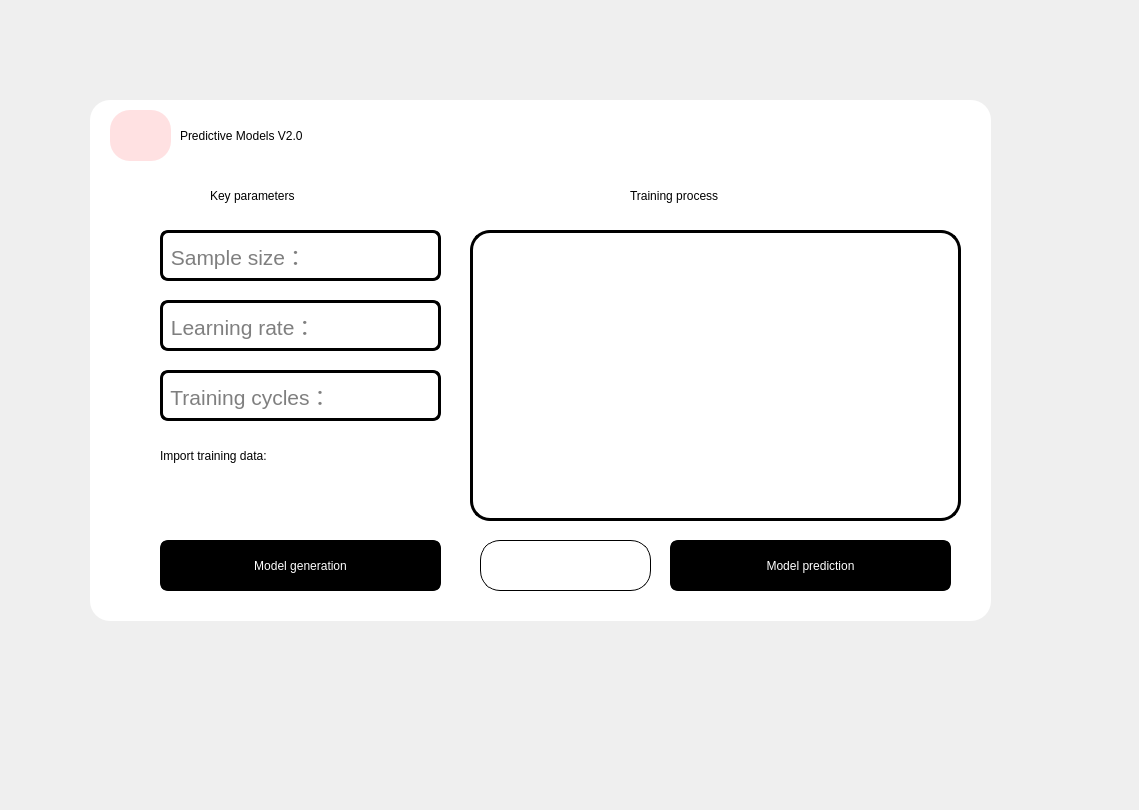
<?xml version="1.0" encoding="UTF-8"?>
<ui version="4.0">
 <class>RFID_mode</class>
 <widget class="QMainWindow" name="RFID_mode">
  <property name="geometry">
   <rect>
    <x>0</x>
    <y>0</y>
    <width>1139</width>
    <height>810</height>
   </rect>
  </property>
  <property name="windowTitle">
   <string>MainWindow</string>
  </property>
  <widget class="QWidget" name="centralwidget">
   <widget class="QFrame" name="frame">
    <property name="geometry">
     <rect>
      <x>90</x>
      <y>100</y>
      <width>901</width>
      <height>521</height>
     </rect>
    </property>
    <property name="styleSheet">
     <string notr="true">background-color: rgb(255, 255, 255);
border-radius:20px;</string>
    </property>
    <property name="frameShape">
     <enum>QFrame::StyledPanel</enum>
    </property>
    <property name="frameShadow">
     <enum>QFrame::Raised</enum>
    </property>
    <widget class="QStackedWidget" name="stackedWidget">
     <property name="geometry">
      <rect>
       <x>20</x>
       <y>70</y>
       <width>861</width>
       <height>431</height>
      </rect>
     </property>
     <property name="currentIndex">
      <number>0</number>
     </property>
     <widget class="QWidget" name="page">
      <widget class="QFrame" name="frame_2">
       <property name="geometry">
        <rect>
         <x>40</x>
         <y>0</y>
         <width>301</width>
         <height>361</height>
        </rect>
       </property>
       <property name="frameShape">
        <enum>QFrame::StyledPanel</enum>
       </property>
       <property name="frameShadow">
        <enum>QFrame::Raised</enum>
       </property>
       <widget class="QLineEdit" name="lineEdit_s">
        <property name="geometry">
         <rect>
          <x>10</x>
          <y>60</y>
          <width>281</width>
          <height>51</height>
         </rect>
        </property>
        <property name="font">
         <font>
          <pointsize>16</pointsize>
         </font>
        </property>
        <property name="styleSheet">
         <string notr="true">border:3px solid rgb(0,0,0);
border-radius:8px;</string>
        </property>
        <property name="placeholderText">
         <string> Sample size：</string>
        </property>
       </widget>
       <widget class="QLineEdit" name="lineEdit_l">
        <property name="geometry">
         <rect>
          <x>10</x>
          <y>130</y>
          <width>281</width>
          <height>51</height>
         </rect>
        </property>
        <property name="font">
         <font>
          <pointsize>16</pointsize>
         </font>
        </property>
        <property name="styleSheet">
         <string notr="true">border:3px solid rgb(0,0,0);
border-radius:8px;</string>
        </property>
        <property name="placeholderText">
         <string> Learning rate：</string>
        </property>
       </widget>
       <widget class="QLineEdit" name="lineEdit_t">
        <property name="geometry">
         <rect>
          <x>10</x>
          <y>200</y>
          <width>281</width>
          <height>51</height>
         </rect>
        </property>
        <property name="font">
         <font>
          <pointsize>16</pointsize>
         </font>
        </property>
        <property name="styleSheet">
         <string notr="true">border:3px solid rgb(0,0,0);
border-radius:8px;</string>
        </property>
        <property name="placeholderText">
         <string> Training cycles：</string>
        </property>
       </widget>
       <widget class="QLabel" name="label_3">
        <property name="geometry">
         <rect>
          <x>60</x>
          <y>10</y>
          <width>191</width>
          <height>31</height>
         </rect>
        </property>
        <property name="styleSheet">
         <string notr="true">font: 18pt &quot;Arial&quot;;</string>
        </property>
        <property name="text">
         <string>Key parameters</string>
        </property>
       </widget>
       <widget class="QLabel" name="label_4">
        <property name="geometry">
         <rect>
          <x>10</x>
          <y>270</y>
          <width>221</width>
          <height>31</height>
         </rect>
        </property>
        <property name="styleSheet">
         <string notr="true">font: 18pt &quot;Arial&quot;;</string>
        </property>
        <property name="text">
         <string>Import training data:</string>
        </property>
       </widget>
       <widget class="QPushButton" name="pushButton_import">
        <property name="geometry">
         <rect>
          <x>30</x>
          <y>310</y>
          <width>41</width>
          <height>41</height>
         </rect>
        </property>
        <property name="styleSheet">
         <string notr="true">border-image: url(:/images/images/imput.png);</string>
        </property>
        <property name="text">
         <string/>
        </property>
       </widget>
       <widget class="QPushButton" name="pushButton_update">
        <property name="geometry">
         <rect>
          <x>90</x>
          <y>310</y>
          <width>41</width>
          <height>41</height>
         </rect>
        </property>
        <property name="styleSheet">
         <string notr="true">border-image: url(:/images/images/update.png);
border:none;</string>
        </property>
        <property name="text">
         <string/>
        </property>
       </widget>
       <widget class="QPushButton" name="pushButton_close">
        <property name="geometry">
         <rect>
          <x>210</x>
          <y>310</y>
          <width>41</width>
          <height>41</height>
         </rect>
        </property>
        <property name="styleSheet">
         <string notr="true">border-image: url(:/images/images/clear.png);
border:none;</string>
        </property>
        <property name="text">
         <string/>
        </property>
       </widget>
       <widget class="QPushButton" name="pushButton_look">
        <property name="geometry">
         <rect>
          <x>150</x>
          <y>310</y>
          <width>41</width>
          <height>41</height>
         </rect>
        </property>
        <property name="styleSheet">
         <string notr="true">border-image: url(:/images/images/look.png);</string>
        </property>
        <property name="text">
         <string/>
        </property>
       </widget>
      </widget>
      <widget class="QPushButton" name="pushButton_2">
       <property name="geometry">
        <rect>
         <x>50</x>
         <y>370</y>
         <width>281</width>
         <height>51</height>
        </rect>
       </property>
       <property name="styleSheet">
        <string notr="true">#pushButton_2{
	font: 18pt &quot;Arial&quot;;
	background-color: rgb(0, 0, 0);
	color: rgb(255, 255, 255);
	border:3px solid rgb(0,0,0);
	border-radius:8px;
}
#pushButton_2:hover{
	background-color: rgb(255, 255, 255);
	color: rgb(0, 0, 0);
}
#pushButton_2:pressed{
	padding-top:5px;
	padding-left:5px;
}
</string>
       </property>
       <property name="text">
        <string>Model generation</string>
       </property>
      </widget>
      <widget class="QFrame" name="frame_3">
       <property name="geometry">
        <rect>
         <x>350</x>
         <y>0</y>
         <width>511</width>
         <height>361</height>
        </rect>
       </property>
       <property name="frameShape">
        <enum>QFrame::StyledPanel</enum>
       </property>
       <property name="frameShadow">
        <enum>QFrame::Raised</enum>
       </property>
       <widget class="QLabel" name="label_process">
        <property name="geometry">
         <rect>
          <x>170</x>
          <y>10</y>
          <width>191</width>
          <height>31</height>
         </rect>
        </property>
        <property name="styleSheet">
         <string notr="true">font: 18pt &quot;Arial&quot;;</string>
        </property>
        <property name="text">
         <string>Training process</string>
        </property>
       </widget>
       <widget class="QGraphicsView" name="graphicsView">
        <property name="geometry">
         <rect>
          <x>10</x>
          <y>60</y>
          <width>491</width>
          <height>291</height>
         </rect>
        </property>
        <property name="styleSheet">
         <string notr="true">
border:3px solid rgb(0,0,0);</string>
        </property>
       </widget>
      </widget>
      <widget class="QPushButton" name="pushButton_3">
       <property name="geometry">
        <rect>
         <x>560</x>
         <y>370</y>
         <width>281</width>
         <height>51</height>
        </rect>
       </property>
       <property name="styleSheet">
        <string notr="true">#pushButton_3{
	font: 18pt &quot;Arial&quot;;
	background-color: rgb(0, 0, 0);
	color: rgb(255, 255, 255);
	border:3px solid rgb(0,0,0);
	border-radius:8px;
}
#pushButton_3:hover{
	background-color: rgb(255, 255, 255);
	color: rgb(0, 0, 0);
}
#pushButton_3:pressed{
	padding-top:5px;
	padding-left:5px;
}
</string>
       </property>
       <property name="text">
        <string>Model prediction</string>
       </property>
      </widget>
      <widget class="QTextBrowser" name="textBrowser">
       <property name="geometry">
        <rect>
         <x>370</x>
         <y>370</y>
         <width>171</width>
         <height>51</height>
        </rect>
       </property>
       <property name="styleSheet">
        <string notr="true">border:1px solid rgb(0,0,0);</string>
       </property>
      </widget>
     </widget>
     <widget class="QWidget" name="page_2">
      <widget class="QFrame" name="frame_4">
       <property name="geometry">
        <rect>
         <x>0</x>
         <y>50</y>
         <width>841</width>
         <height>211</height>
        </rect>
       </property>
       <property name="frameShape">
        <enum>QFrame::StyledPanel</enum>
       </property>
       <property name="frameShadow">
        <enum>QFrame::Raised</enum>
       </property>
       <widget class="QLineEdit" name="lineEdit_11">
        <property name="geometry">
         <rect>
          <x>190</x>
          <y>50</y>
          <width>141</width>
          <height>31</height>
         </rect>
        </property>
        <property name="font">
         <font>
          <pointsize>16</pointsize>
         </font>
        </property>
        <property name="styleSheet">
         <string notr="true">border:3px solid rgb(0,0,0);
border-radius:8px;</string>
        </property>
        <property name="placeholderText">
         <string/>
        </property>
       </widget>
       <widget class="QLabel" name="label_8">
        <property name="geometry">
         <rect>
          <x>20</x>
          <y>50</y>
          <width>131</width>
          <height>31</height>
         </rect>
        </property>
        <property name="styleSheet">
         <string notr="true">font: 18pt &quot;Arial&quot;;</string>
        </property>
        <property name="text">
         <string>Antenna 1:</string>
        </property>
       </widget>
       <widget class="QLabel" name="label_9">
        <property name="geometry">
         <rect>
          <x>20</x>
          <y>90</y>
          <width>131</width>
          <height>31</height>
         </rect>
        </property>
        <property name="styleSheet">
         <string notr="true">font: 18pt &quot;Arial&quot;;</string>
        </property>
        <property name="text">
         <string>Antenna 2:</string>
        </property>
       </widget>
       <widget class="QLabel" name="label_10">
        <property name="geometry">
         <rect>
          <x>20</x>
          <y>130</y>
          <width>121</width>
          <height>31</height>
         </rect>
        </property>
        <property name="styleSheet">
         <string notr="true">font: 18pt &quot;Arial&quot;;</string>
        </property>
        <property name="text">
         <string>Antenna 3:</string>
        </property>
       </widget>
       <widget class="QLabel" name="label_11">
        <property name="geometry">
         <rect>
          <x>20</x>
          <y>170</y>
          <width>121</width>
          <height>31</height>
         </rect>
        </property>
        <property name="styleSheet">
         <string notr="true">font: 18pt &quot;Arial&quot;;</string>
        </property>
        <property name="text">
         <string>Antenna 4:</string>
        </property>
       </widget>
       <widget class="QLineEdit" name="lineEdit_12">
        <property name="geometry">
         <rect>
          <x>610</x>
          <y>50</y>
          <width>141</width>
          <height>31</height>
         </rect>
        </property>
        <property name="font">
         <font>
          <pointsize>16</pointsize>
         </font>
        </property>
        <property name="styleSheet">
         <string notr="true">border:3px solid rgb(0,0,0);
border-radius:8px;</string>
        </property>
        <property name="placeholderText">
         <string/>
        </property>
       </widget>
       <widget class="QLineEdit" name="lineEdit_13">
        <property name="geometry">
         <rect>
          <x>400</x>
          <y>50</y>
          <width>141</width>
          <height>31</height>
         </rect>
        </property>
        <property name="font">
         <font>
          <pointsize>16</pointsize>
         </font>
        </property>
        <property name="styleSheet">
         <string notr="true">border:3px solid rgb(0,0,0);
border-radius:8px;</string>
        </property>
        <property name="placeholderText">
         <string/>
        </property>
       </widget>
       <widget class="QLineEdit" name="lineEdit_14">
        <property name="geometry">
         <rect>
          <x>190</x>
          <y>90</y>
          <width>141</width>
          <height>31</height>
         </rect>
        </property>
        <property name="font">
         <font>
          <pointsize>16</pointsize>
         </font>
        </property>
        <property name="styleSheet">
         <string notr="true">border:3px solid rgb(0,0,0);
border-radius:8px;</string>
        </property>
        <property name="placeholderText">
         <string/>
        </property>
       </widget>
       <widget class="QLineEdit" name="lineEdit_15">
        <property name="geometry">
         <rect>
          <x>400</x>
          <y>90</y>
          <width>141</width>
          <height>31</height>
         </rect>
        </property>
        <property name="font">
         <font>
          <pointsize>16</pointsize>
         </font>
        </property>
        <property name="styleSheet">
         <string notr="true">border:3px solid rgb(0,0,0);
border-radius:8px;</string>
        </property>
        <property name="placeholderText">
         <string/>
        </property>
       </widget>
       <widget class="QLineEdit" name="lineEdit_16">
        <property name="geometry">
         <rect>
          <x>610</x>
          <y>90</y>
          <width>141</width>
          <height>31</height>
         </rect>
        </property>
        <property name="font">
         <font>
          <pointsize>16</pointsize>
         </font>
        </property>
        <property name="styleSheet">
         <string notr="true">border:3px solid rgb(0,0,0);
border-radius:8px;</string>
        </property>
        <property name="placeholderText">
         <string/>
        </property>
       </widget>
       <widget class="QLineEdit" name="lineEdit_17">
        <property name="geometry">
         <rect>
          <x>190</x>
          <y>130</y>
          <width>141</width>
          <height>31</height>
         </rect>
        </property>
        <property name="font">
         <font>
          <pointsize>16</pointsize>
         </font>
        </property>
        <property name="styleSheet">
         <string notr="true">border:3px solid rgb(0,0,0);
border-radius:8px;</string>
        </property>
        <property name="placeholderText">
         <string/>
        </property>
       </widget>
       <widget class="QLineEdit" name="lineEdit_18">
        <property name="geometry">
         <rect>
          <x>400</x>
          <y>130</y>
          <width>141</width>
          <height>31</height>
         </rect>
        </property>
        <property name="font">
         <font>
          <pointsize>16</pointsize>
         </font>
        </property>
        <property name="styleSheet">
         <string notr="true">border:3px solid rgb(0,0,0);
border-radius:8px;</string>
        </property>
        <property name="placeholderText">
         <string/>
        </property>
       </widget>
       <widget class="QLineEdit" name="lineEdit_19">
        <property name="geometry">
         <rect>
          <x>610</x>
          <y>130</y>
          <width>141</width>
          <height>31</height>
         </rect>
        </property>
        <property name="font">
         <font>
          <pointsize>16</pointsize>
         </font>
        </property>
        <property name="styleSheet">
         <string notr="true">border:3px solid rgb(0,0,0);
border-radius:8px;</string>
        </property>
        <property name="placeholderText">
         <string/>
        </property>
       </widget>
       <widget class="QLineEdit" name="lineEdit_20">
        <property name="geometry">
         <rect>
          <x>190</x>
          <y>170</y>
          <width>141</width>
          <height>31</height>
         </rect>
        </property>
        <property name="font">
         <font>
          <pointsize>16</pointsize>
         </font>
        </property>
        <property name="styleSheet">
         <string notr="true">border:3px solid rgb(0,0,0);
border-radius:8px;</string>
        </property>
        <property name="placeholderText">
         <string/>
        </property>
       </widget>
       <widget class="QLineEdit" name="lineEdit_21">
        <property name="geometry">
         <rect>
          <x>400</x>
          <y>170</y>
          <width>141</width>
          <height>31</height>
         </rect>
        </property>
        <property name="font">
         <font>
          <pointsize>16</pointsize>
         </font>
        </property>
        <property name="styleSheet">
         <string notr="true">border:3px solid rgb(0,0,0);
border-radius:8px;</string>
        </property>
        <property name="placeholderText">
         <string/>
        </property>
       </widget>
       <widget class="QLineEdit" name="lineEdit_22">
        <property name="geometry">
         <rect>
          <x>610</x>
          <y>170</y>
          <width>141</width>
          <height>31</height>
         </rect>
        </property>
        <property name="font">
         <font>
          <pointsize>16</pointsize>
         </font>
        </property>
        <property name="styleSheet">
         <string notr="true">border:3px solid rgb(0,0,0);
border-radius:8px;</string>
        </property>
        <property name="placeholderText">
         <string/>
        </property>
       </widget>
       <widget class="QLabel" name="label_12">
        <property name="geometry">
         <rect>
          <x>190</x>
          <y>10</y>
          <width>141</width>
          <height>31</height>
         </rect>
        </property>
        <property name="styleSheet">
         <string notr="true">font: 16pt &quot;Arial&quot;;</string>
        </property>
        <property name="text">
         <string>Signal strength</string>
        </property>
       </widget>
       <widget class="QLabel" name="label_13">
        <property name="geometry">
         <rect>
          <x>410</x>
          <y>10</y>
          <width>141</width>
          <height>31</height>
         </rect>
        </property>
        <property name="styleSheet">
         <string notr="true">font: 16pt &quot;Arial&quot;;</string>
        </property>
        <property name="text">
         <string>Antenna angle</string>
        </property>
       </widget>
       <widget class="QLabel" name="label_14">
        <property name="geometry">
         <rect>
          <x>600</x>
          <y>10</y>
          <width>171</width>
          <height>31</height>
         </rect>
        </property>
        <property name="styleSheet">
         <string notr="true">font: 16pt &quot;Arial&quot;;</string>
        </property>
        <property name="text">
         <string>Carrier dissipation</string>
        </property>
       </widget>
      </widget>
      <widget class="QFrame" name="frame_5">
       <property name="geometry">
        <rect>
         <x>0</x>
         <y>0</y>
         <width>71</width>
         <height>61</height>
        </rect>
       </property>
       <property name="styleSheet">
        <string notr="true">border-image: url(:/images/images/data.png);</string>
       </property>
       <property name="frameShape">
        <enum>QFrame::StyledPanel</enum>
       </property>
       <property name="frameShadow">
        <enum>QFrame::Raised</enum>
       </property>
      </widget>
      <widget class="QPushButton" name="pushButton_5">
       <property name="geometry">
        <rect>
         <x>540</x>
         <y>370</y>
         <width>281</width>
         <height>51</height>
        </rect>
       </property>
       <property name="styleSheet">
        <string notr="true">#pushButton_5{
	font: 18pt &quot;Arial&quot;;
	background-color: rgb(0, 0, 0);
	color: rgb(255, 255, 255);
	border:3px solid rgb(0,0,0);
	border-radius:8px;
}
#pushButton_5:hover{
	background-color: rgb(255, 255, 255);
	color: rgb(0, 0, 0);
}
#pushButton_5:pressed{
	padding-top:5px;
	padding-left:5px;
}
</string>
       </property>
       <property name="text">
        <string>Return to training</string>
       </property>
      </widget>
      <widget class="QPushButton" name="pushButton_import_2">
       <property name="geometry">
        <rect>
         <x>20</x>
         <y>280</y>
         <width>51</width>
         <height>51</height>
        </rect>
       </property>
       <property name="styleSheet">
        <string notr="true">border-image: url(:/images/images/right.png);</string>
       </property>
       <property name="text">
        <string/>
       </property>
      </widget>
      <widget class="QPushButton" name="pushButton_import_3">
       <property name="geometry">
        <rect>
         <x>190</x>
         <y>290</y>
         <width>31</width>
         <height>31</height>
        </rect>
       </property>
       <property name="styleSheet">
        <string notr="true">border-image: url(:/images/images/del.png);</string>
       </property>
       <property name="text">
        <string/>
       </property>
      </widget>
      <widget class="QTextBrowser" name="textBrowser_2">
       <property name="geometry">
        <rect>
         <x>540</x>
         <y>280</y>
         <width>261</width>
         <height>51</height>
        </rect>
       </property>
       <property name="styleSheet">
        <string notr="true">border:1px solid rgb(0,0,0);</string>
       </property>
      </widget>
      <widget class="QLabel" name="label_15">
       <property name="geometry">
        <rect>
         <x>330</x>
         <y>290</y>
         <width>201</width>
         <height>31</height>
        </rect>
       </property>
       <property name="styleSheet">
        <string notr="true">font: 18pt &quot;Arial&quot;;</string>
       </property>
       <property name="text">
        <string>Predicted results:</string>
       </property>
      </widget>
      <widget class="QLabel" name="label_16">
       <property name="geometry">
        <rect>
         <x>80</x>
         <y>290</y>
         <width>61</width>
         <height>31</height>
        </rect>
       </property>
       <property name="styleSheet">
        <string notr="true">font: 18pt &quot;Arial&quot;;</string>
       </property>
       <property name="text">
        <string>Save</string>
       </property>
      </widget>
      <widget class="QLabel" name="label_17">
       <property name="geometry">
        <rect>
         <x>230</x>
         <y>290</y>
         <width>61</width>
         <height>31</height>
        </rect>
       </property>
       <property name="styleSheet">
        <string notr="true">font: 18pt &quot;Arial&quot;;</string>
       </property>
       <property name="text">
        <string>Clear</string>
       </property>
      </widget>
     </widget>
    </widget>
    <widget class="QPushButton" name="close">
     <property name="geometry">
      <rect>
       <x>850</x>
       <y>20</y>
       <width>31</width>
       <height>31</height>
      </rect>
     </property>
     <property name="styleSheet">
      <string notr="true">image: url(:/images/images/cha.png);
border:none;</string>
     </property>
     <property name="text">
      <string/>
     </property>
    </widget>
    <widget class="QLabel" name="tab">
     <property name="geometry">
      <rect>
       <x>90</x>
       <y>20</y>
       <width>411</width>
       <height>31</height>
      </rect>
     </property>
     <property name="styleSheet">
      <string notr="true">font: 87 24pt &quot;Arial Black&quot;;</string>
     </property>
     <property name="text">
      <string>Predictive Models V2.0 </string>
     </property>
    </widget>
    <widget class="QLabel" name="tubiao">
     <property name="geometry">
      <rect>
       <x>20</x>
       <y>10</y>
       <width>61</width>
       <height>51</height>
      </rect>
     </property>
     <property name="styleSheet">
      <string notr="true">border-image: url(:/images/images/shibie.png);
background-color: rgb(255, 225, 226);</string>
     </property>
     <property name="text">
      <string/>
     </property>
    </widget>
   </widget>
  </widget>
 </widget>
 <resources>
  <include location="resource.qrc"/>
 </resources>
 <connections>
  <connection>
   <sender>close</sender>
   <signal>clicked()</signal>
   <receiver>RFID_mode</receiver>
   <slot>close()</slot>
   <hints>
    <hint type="sourcelabel">
     <x>953</x>
     <y>133</y>
    </hint>
    <hint type="destinationlabel">
     <x>1084</x>
     <y>86</y>
    </hint>
   </hints>
  </connection>
 </connections>
</ui>
